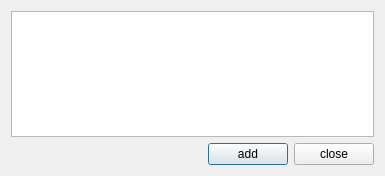
<?xml version="1.0" encoding="UTF-8"?>
<ui version="4.0">
 <class>AddMessageDialog</class>
 <widget class="QDialog" name="AddMessageDialog">
  <property name="geometry">
   <rect>
    <x>0</x>
    <y>0</y>
    <width>385</width>
    <height>176</height>
   </rect>
  </property>
  <property name="windowTitle">
   <string>Add message (to all consoles and all logs)</string>
  </property>
  <property name="windowIcon">
   <iconset resource="ScriptCommunicator.qrc">
    <normaloff>:/images/listmodel.png</normaloff>:/images/listmodel.png</iconset>
  </property>
  <layout class="QVBoxLayout" name="verticalLayout">
   <item>
    <widget class="QTextEdit" name="textEdit"/>
   </item>
   <item>
    <layout class="QHBoxLayout" name="horizontalLayout">
     <item>
      <spacer name="horizontalSpacer">
       <property name="orientation">
        <enum>Qt::Horizontal</enum>
       </property>
       <property name="sizeHint" stdset="0">
        <size>
         <width>40</width>
         <height>20</height>
        </size>
       </property>
      </spacer>
     </item>
     <item>
      <widget class="QDialogButtonBox" name="buttonBox">
       <property name="orientation">
        <enum>Qt::Horizontal</enum>
       </property>
      </widget>
     </item>
     <item>
      <widget class="QPushButton" name="EnterPushButton">
       <property name="text">
        <string>add</string>
       </property>
      </widget>
     </item>
     <item>
      <widget class="QPushButton" name="ClosePushButton">
       <property name="toolTip">
        <string>Ctrl+X</string>
       </property>
       <property name="text">
        <string>close</string>
       </property>
      </widget>
     </item>
    </layout>
   </item>
  </layout>
 </widget>
 <resources>
  <include location="ScriptCommunicator.qrc"/>
 </resources>
 <connections>
  <connection>
   <sender>ClosePushButton</sender>
   <signal>clicked()</signal>
   <receiver>AddMessageDialog</receiver>
   <slot>hide()</slot>
   <hints>
    <hint type="sourcelabel">
     <x>337</x>
     <y>154</y>
    </hint>
    <hint type="destinationlabel">
     <x>192</x>
     <y>87</y>
    </hint>
   </hints>
  </connection>
 </connections>
</ui>
